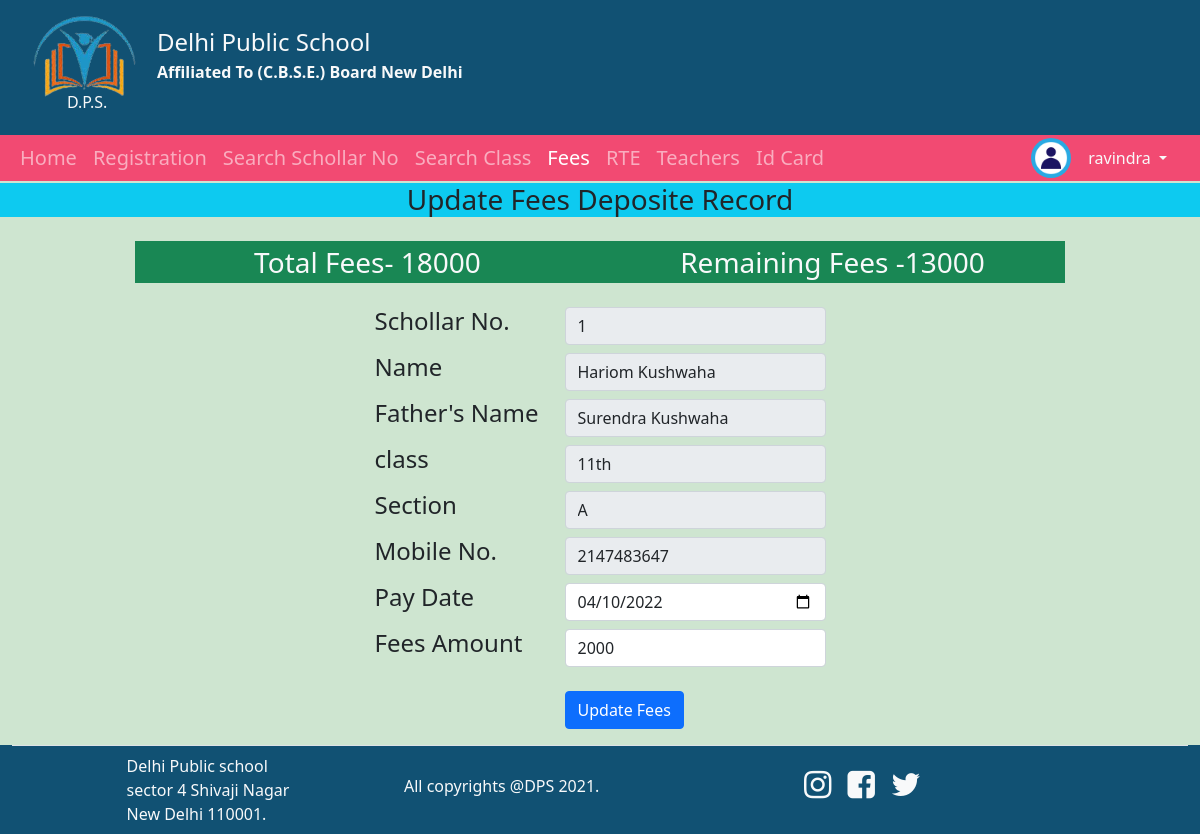
Page /edit_fees.php?upadateid=9 (signed in) on the committed database.
### tables this page shows
CREATE TABLE `student_fees` (
  `id` int(10) NOT NULL,
  `schollar_no` varchar(255) NOT NULL,
  `name` varchar(255) NOT NULL,
  `father_name` varchar(255) NOT NULL,
  `class` varchar(255) NOT NULL,
  `section` varchar(255) NOT NULL,
  `mobile` int(15) NOT NULL,
  `total_fees` varchar(15) NOT NULL,
  `total_deposit` int(21) NOT NULL,
  `fees_remain` int(15) NOT NULL,
  `pay_date` varchar(255) NOT NULL,
  `last_transaction_amount` int(15) NOT NULL
);

### sessionFile.php (called while the page is built, shortened)
<?php
include("db_connection.php");
if (isset($_SESSION['uname'])) {
    $userName = $_SESSION['uname'];
    $UserFetchQuery = mysqli_query($connection, "SELECT * FROM admin_login WHERE User_name='$userName'");
    $FetchData = mysqli_fetch_array($UserFetchQuery);
}
else
 {
    header("location:index.php");
}
?>

### edit_fees.php (the view, shortened to what this page needs)
<?php
include("db_connection.php");
include("sessionFile.php");
if (isset($_REQUEST['upadateid'])) {
    $updateFeesId=$_REQUEST['upadateid'];
    $selectQuery=mysqli_query($connection,"SELECT * FROM student_fees WHERE id='$updateFeesId'");
    $Fetch_data=mysqli_fetch_array($selectQuery);
    $oldRemainFees=$Fetch_data['fees_remain'];
}
?>
<!DOCTYPE html>
<html lang="en">
<head>
    <link href="https://cdn.jsdelivr.net/npm/bootstrap@5.1.3/dist/css/bootstrap.min.css" rel="stylesheet">
    <link rel="stylesheet" href="css/style.css">
</head>
<body>
    <?php include("header.php"); ?>
    <nav class="navbar navbar-expand-lg navbar-dark fs-5 pt-2">
        <div class="container-fluid menu">
            <div class="collapse navbar-collapse" id="navbarSupportedContent">
                <ul class="navbar-nav me-auto mb-2 mb-lg-0">
                    <li class="nav-item">
                        <a class="nav-link" aria-current="page" href="Home.php">Home</a>
                    </li>
                    <li class="nav-item dropdown">
                        <a class="nav-link" href="#" id="navbarDropdown" role="button" data-bs-toggle="dropdown" aria-haspopup="true">
                            Registration
                        </a>
                    </li>
                    <li class="nav-item">
                        <a class="nav-link" href="search_sch_no.php">Search Schollar No</a>
                    </li>
                    <li class="nav-item">
                        <a class="nav-link" href="Search_class.php">Search Class</a>
                    </li>
                    <li class="nav-item">
                        <a class="nav-link active" href="fees.php">Fees</a>
                    </li>
                    <li class="nav-item">
                        <a class="nav-link" href="rte_student.php">RTE</a>
                    </li>
                    <li class="nav-item dropdown">
                        <a class="nav-link" href="#" id="navbarDropdown" role="button" data-bs-toggle="dropdown" aria-expanded="false">
                            Teachers
                        </a>
                    </li>
                    <li class="nav-item">
                        <a class="nav-link" href="#">Id Card</a>
                    </li>
                </ul>
            </div>
            <form method="POST" class="d-flex d-inline mx-2">
                    <div class="dropdown show fs-6">
                        <img src="images/loginuser.jpg" class="rounded-circle" style="height:40px ; width:40px;">
                        <a class="btn text-light dropdown-toggle" href="#" role="button" id="dropdownMenuLink" data-toggle="dropdown" aria-haspopup="true" aria-expanded="false">
                            <?php echo $FetchData['User_name']; ?>
                        </a>
                    </div>
                </form>
        </div>
    </nav>
    <h3 class="text-center bg-info">Update Fees Deposite Record</h3>
    <div class="container mt-4">
        <form method="POST">
        <div class="container">
                <div class="row justify-content-center">
                    <div class="col-5 fs-3 text-center text-light bg-success"><span>Total Fees- <?php echo $Fetch_data['total_fees']; ?></span>
                    </div>
                    <div class="col-5 fs-3 text-center text-light bg-success"><span>Remaining Fees -<?php echo $oldRemainFees; ?></span>
                    </div>
                </div>
            </div>
            <div class="row justify-content-center mt-4">
                <div class="col-md-2">
                    <h4 class="">Schollar No.</h4>
                </div>
                <div class="col-md-3"><input type="text" class="form-control" name="schollar_no" value="<?php echo $Fetch_data['schollar_no']; ?>" readonly></div>
            </div>
            <div class="row justify-content-center mt-2">
                <div class="col-md-2">
                    <h4>Name</h4>
                </div>
                <div class="col-md-3"><input type="text" class="form-control text-capitalize" name="name" value="<?php echo$Fetch_data['name']; ?>" readonly></div>
            </div>
            <div class="row justify-content-center mt-2">
                <div class="col-md-2">
                    <h4>Father's Name</h4>
                </div>
                <div class="col-md-3"><input type="text" class="form-control text-capitalize" name="fname" value="<?php echo $Fetch_data['father_name']; ?>" readonly></div>
            </div>
            <div class="row justify-content-center mt-2">
                <div class="col-md-2">
                    <h4>class</h4>
                </div>
                <div class="col-md-3"><input type="text" class="form-control" name="class" value="<?php echo $Fetch_data['class']; ?>" name="" readonly></div>
            </div>
            <div class="row justify-content-center mt-2">
                <div class="col-md-2">
                    <h4>Section</h4>
                </div>
                <div class="col-md-3"><input type="text" class="form-control text-capitalize" name="section" value="<?php echo $Fetch_data['section']; ?>" readonly></div>
            </div>
            <div class="row justify-content-center mt-2">
                <div class="col-md-2">
                    <h4>Mobile No.</h4>
                </div>
                <div class="col-md-3"><input type="text" class="form-control" name="mobile" value="<?php echo $Fetch_data['mobile']; ?>" readonly></div>
            </div>
            <div class="row justify-content-center mt-2">
                <div class="col-md-2">
                    <h4>Pay Date</h4>
                </div>
                <div class="col-md-3"><input type="date" class="form-control" name="pay_date" value="<?php echo$Fetch_data['pay_date']; ?>"required></div>
            </div>
            <div class="row justify-content-center mt-2">
                <div class="col-md-2">
                    <h4>Fees Amount</h4>
                </div>
                <div class="col-md-3"><input type="text" class="form-control" name="fess" value="<?php echo$Fetch_data['last_transaction_amount']; ?>" required></div>
            </div>
            <div class="row justify-content-center mt-4">
                <div class="col-md-2"></div>
                <div class="col-md-3"><input type="submit" class=" btn btn-primary" name="updatebtn" value="Update Fees"></div>
            </div>
    </div>
    <div class="mt-3">
        <?php include("footer.php"); ?>
    </div>
</body>
</html>

### css/style.css (style rules this page uses)
* { margin: 0px; padding: 0px; }
body { background-color:#CEE5D0; }
.menu { background-color:#F24A72; }
.pt-2 { padding-top: 0px!important; margin-bottom: -6px; }

### rows in the picture
student_fees: total_fees "18000", fees_remain "13000", schollar_no "1", name "hariom kushwaha", fname "surendra kushwaha", class "11th", section "A", mobile "2147483647", pay_date "04/10/2022", fess "2000"

### other values in the picture
$FetchData['User_name'] "ravindra"
